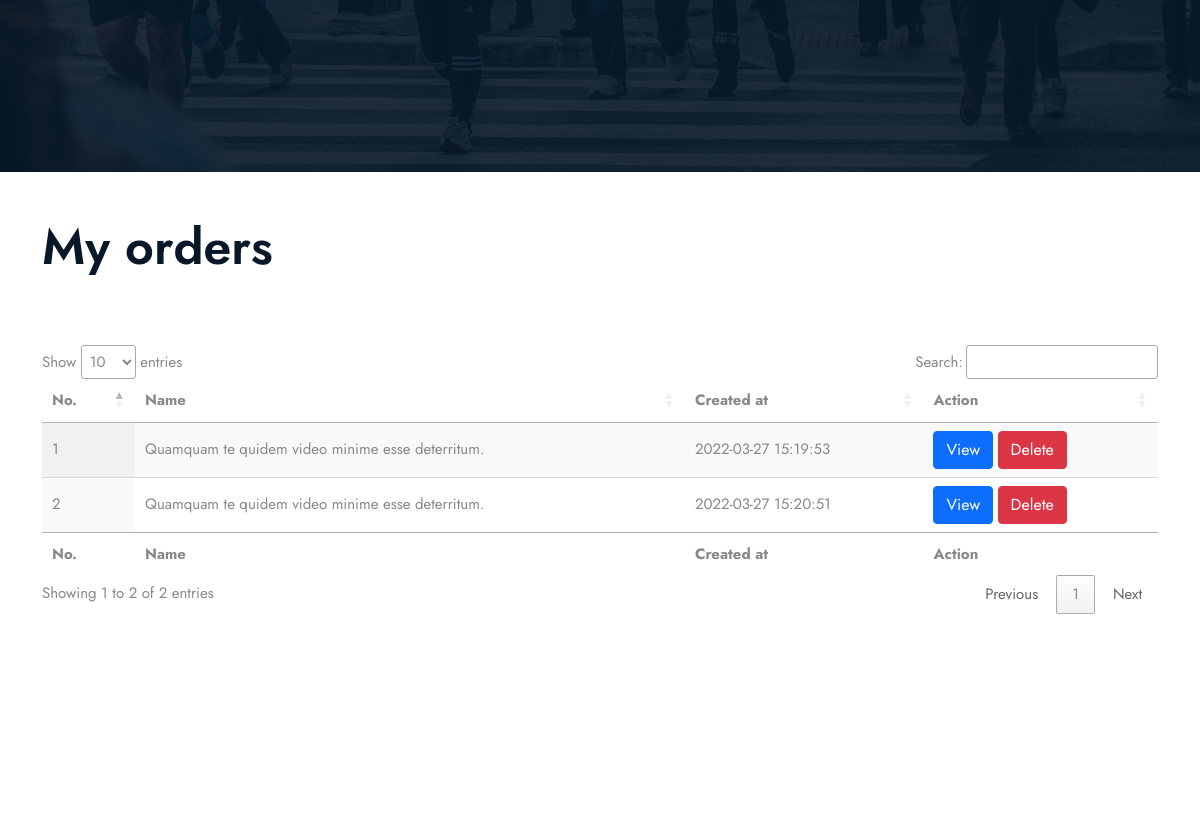
Before: /my-orders.php (signed in, middle part) with the older database file.
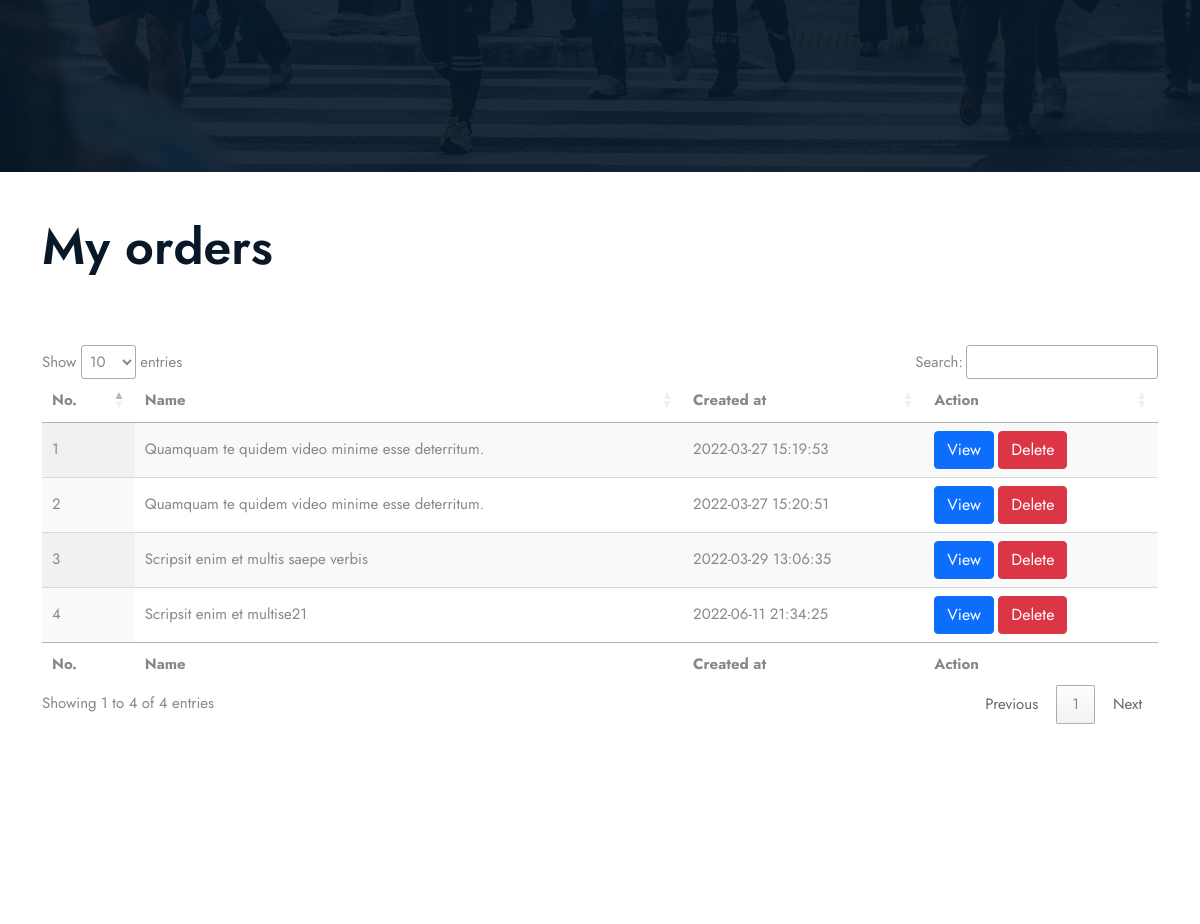
After: the same page with the newer database file.
### tables this page shows
CREATE TABLE `orders` (
  `id` int(11) NOT NULL,
  `ad_id` int(11) NOT NULL,
  `user_id` int(11) NOT NULL,
  `created_at` datetime NOT NULL,
  `updated_at` datetime NOT NULL
);

CREATE TABLE `ads` (
  `id` int(11) NOT NULL,
  `active` int(11) NOT NULL DEFAULT 1,
  `title` varchar(211) NOT NULL,
  `location` varchar(233) NOT NULL DEFAULT 'Other',
  `price` decimal(10,2) NOT NULL,
  `price_type_id` int(11) NOT NULL,
  `currency_id` int(11) NOT NULL,
  `images` text DEFAULT NULL,
  `youtube_link` text NOT NULL,
  `description` text NOT NULL,
  `condition_id` int(11) NOT NULL,
  `sub_category_id` int(11) DEFAULT NULL,
  `amount` int(11) NOT NULL,
  `sending_id` int(11) NOT NULL,
  `payment_id` int(11) NOT NULL,
  `free_delivery` int(11) NOT NULL DEFAULT 0,
  `created_at` datetime NOT NULL,
  `updated_at` datetime NOT NULL,
  `expires_at` datetime NOT NULL,
  `user_id` int(11) NOT NULL,
  `slug` varchar(211) DEFAULT NULL
);

### include/db.inc.php (called while the page is built, shortened)
<?php
class DbConnect {
	private $host = HOST;
	private $dbname = DBNAME;
	private $username = USERNAME;
	private $password = PASSWORD;
	protected function connect() {
		try {
		$sql = 'mysql:host='. $this -> host .';dbname='. $this -> dbname ;
		$pdo = new PDO ( $sql , $this -> username , $this -> password );
		$pdo -> setAttribute( PDO::ATTR_DEFAULT_FETCH_MODE , PDO::FETCH_ASSOC );
		$pdo -> setAttribute ( PDO::ATTR_ERRMODE , PDO::ERRMODE_EXCEPTION );
		$pdo -> exec( 'set names utf8');
		return $pdo;
		} catch ( PDOException $e ){
			echo $e -> getMessage();
		}
	}
}

### classes/ad.class.php (called while the page is built, shortened)
<?php
class Ad extends DbConnect {
public function getAllUserOrders( ){
$user_id = (int)$_SESSION['user_id'];
$sql = 'select * from orders where user_id = ? order by created_at desc ';
$query = $this -> connect() -> prepare($sql);
$query -> execute( [ $user_id ]);
$rows = $query -> fetchAll();
return $rows;
}
public function viewAdInfoByAdID($ad_id ){
$sql = 'select * from ads where id = ? limit 1 ';
$query = $this -> connect()-> prepare($sql);
$query -> execute([ $ad_id ]);
$ad = $query -> fetch();
return $ad;
}
}

### my-orders.php (the view, shortened to what this page needs)
<?php require_once 'include/db.inc.php' ?>
<!DOCTYPE html>
<html class="no-js" lang="zxx">
<head>
   <?php require_once 'partials/__head.php' ?>
<link rel="stylesheet" href="https://cdn.datatables.net/1.11.5/css/jquery.dataTables.min.css">
</head>
<body>
<?php require_once 'partials/__hero_section.php' ?>
<div class="container">
    <br><br>
<h1>My orders</h1>
<br><br><br>
<table id="example" class="display" style="width:100%">
        <thead>
            <tr>
                <th>No.</th>
                <th>Name</th>
                <th>Created at</th>
                <th colspan="1">Action</th>
            </tr>
        </thead>
        <tbody>
<?php
try {
$ad = new Ad();
$orders = $ad -> getAllUserOrders();
foreach ( $orders as $order ){
?>
  <tr>
                <td><?php echo $order['id'] ?></td>
                <td><?php echo $ad -> viewAdInfoByAdID($order['ad_id'])['title']  ?></td>
                <td><?php echo $order['created_at'] ;?></td>
                <td>
<form action="">
    <button class="btn btn-primary">View</button>
    <button class="btn btn-danger">Delete</button>
</form>
                </td>
            </tr>
<?php
}
} catch ( PDOException $e ){
    echo $e -> getMessage();
}
 ?>
        </tbody>
        <tfoot>
                       <tr>
                <th>No.</th>
                <th>Name</th>
                <th>Created at</th>
                <th colspan="1">Action</th>
            </tr>
        </tfoot>
    </table>
<br><br><br><br><br><br><br><br><br>
</div>
</body>
</html>

### partials/__head.php (shortened to what this page needs)
<link rel="stylesheet" href="assets/css/bootstrap.min.css" />
<link rel="stylesheet" href="assets/css/LineIcons.2.0.css" />
<link rel="stylesheet" href="assets/css/animate.css" />
<link rel="stylesheet" href="assets/css/tiny-slider.css" />
<link rel="stylesheet" href="assets/css/glightbox.min.css" />
<link rel="stylesheet" href="assets/css/main.css" />

### partials/__hero_section.php (shortened to what this page needs)
<section class="hero-area overlay">
</section>

Changed rows visible on the page:
added orders: id "4", ad.title "Scripsit enim et multise21", created_at "2022-06-11 21:34:25"
added orders: id "3", ad.title "Scripsit enim et multis saepe verbis", created_at "2022-03-29 13:06:35"
Other visible differences:
text written by a page script: "Show entries Search: Showing 1 to 2 of 2 entries Previous 1 Next" → "Show entries Search: Showing 1 to 4 of 4 entries Previous 1 Next"
